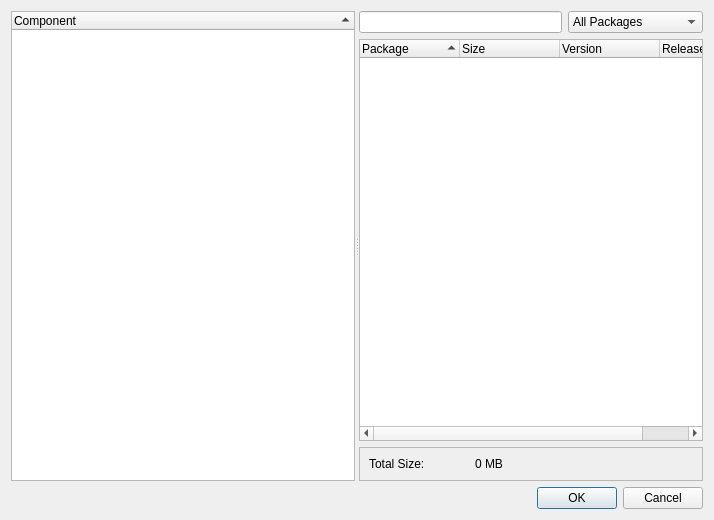
<?xml version="1.0" encoding="UTF-8"?>
<ui version="4.0">
 <class>PackagesDialog</class>
 <widget class="QDialog" name="PackagesDialog">
  <property name="geometry">
   <rect>
    <x>0</x>
    <y>0</y>
    <width>714</width>
    <height>520</height>
   </rect>
  </property>
  <property name="windowTitle">
   <string>Packages</string>
  </property>
  <layout class="QGridLayout" name="gridLayout_3">
   <item row="0" column="0">
    <widget class="QSplitter" name="splitter">
     <property name="orientation">
      <enum>Qt::Horizontal</enum>
     </property>
     <widget class="QWidget" name="layoutWidget">
      <layout class="QVBoxLayout" name="verticalLayout_2">
       <item>
        <widget class="QTreeWidget" name="treeComponents">
         <property name="sizeIncrement">
          <size>
           <width>1</width>
           <height>0</height>
          </size>
         </property>
         <property name="rootIsDecorated">
          <bool>false</bool>
         </property>
         <property name="sortingEnabled">
          <bool>true</bool>
         </property>
         <property name="allColumnsShowFocus">
          <bool>true</bool>
         </property>
         <property name="headerHidden">
          <bool>false</bool>
         </property>
         <attribute name="headerVisible">
          <bool>true</bool>
         </attribute>
         <attribute name="headerVisible">
          <bool>true</bool>
         </attribute>
         <column>
          <property name="text">
           <string>Component</string>
          </property>
         </column>
        </widget>
       </item>
      </layout>
     </widget>
     <widget class="QWidget" name="layoutWidget">
      <layout class="QVBoxLayout" name="verticalLayout">
       <item>
        <layout class="QHBoxLayout" name="horizontalLayout">
         <item>
          <widget class="QLineEdit" name="searchPackage"/>
         </item>
         <item>
          <widget class="QComboBox" name="comboFilter">
           <item>
            <property name="text">
             <string>All Packages</string>
            </property>
           </item>
           <item>
            <property name="text">
             <string>Selected Packages</string>
            </property>
           </item>
          </widget>
         </item>
        </layout>
       </item>
       <item>
        <widget class="QTreeWidget" name="treePackages">
         <property name="sizeIncrement">
          <size>
           <width>3</width>
           <height>0</height>
          </size>
         </property>
         <property name="rootIsDecorated">
          <bool>false</bool>
         </property>
         <property name="sortingEnabled">
          <bool>true</bool>
         </property>
         <property name="allColumnsShowFocus">
          <bool>true</bool>
         </property>
         <column>
          <property name="text">
           <string>Package</string>
          </property>
         </column>
         <column>
          <property name="text">
           <string>Size</string>
          </property>
         </column>
         <column>
          <property name="text">
           <string>Version</string>
          </property>
         </column>
         <column>
          <property name="text">
           <string>Release</string>
          </property>
         </column>
        </widget>
       </item>
       <item>
        <widget class="QFrame" name="frame_2">
         <property name="frameShape">
          <enum>QFrame::StyledPanel</enum>
         </property>
         <property name="frameShadow">
          <enum>QFrame::Raised</enum>
         </property>
         <layout class="QGridLayout" name="gridLayout_2">
          <item row="1" column="1">
           <widget class="QLabel" name="labelTotalSize">
            <property name="text">
             <string>0 MB</string>
            </property>
           </widget>
          </item>
          <item row="1" column="0">
           <widget class="QLabel" name="label">
            <property name="maximumSize">
             <size>
              <width>100</width>
              <height>16777215</height>
             </size>
            </property>
            <property name="text">
             <string>Total Size:</string>
            </property>
           </widget>
          </item>
         </layout>
        </widget>
       </item>
      </layout>
     </widget>
    </widget>
   </item>
   <item row="1" column="0">
    <widget class="QDialogButtonBox" name="buttonBox">
     <property name="standardButtons">
      <set>QDialogButtonBox::Cancel|QDialogButtonBox::Ok</set>
     </property>
    </widget>
   </item>
  </layout>
 </widget>
 <resources/>
 <connections/>
</ui>
